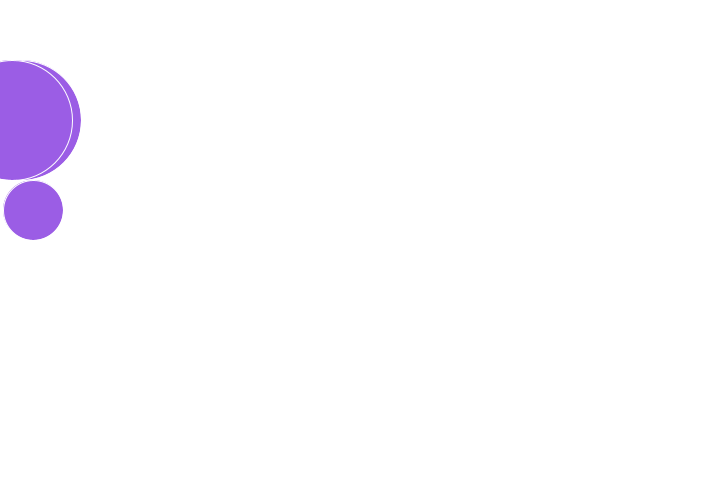
Frame 1 (no input)
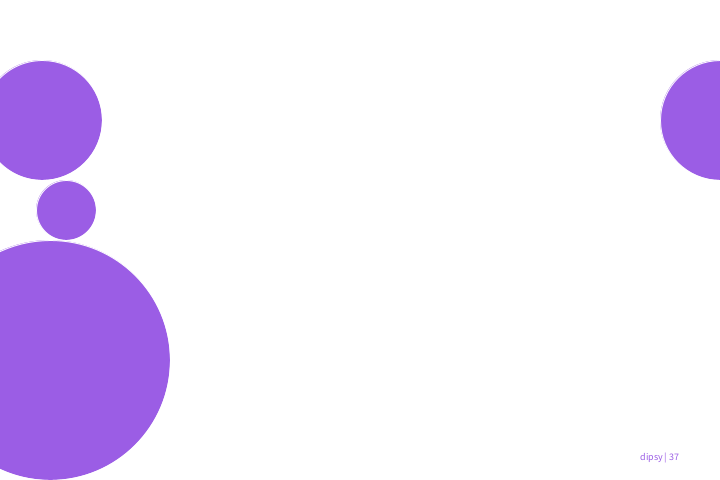
Frame 60 (the mouse pressed at the canvas centre just before this capture)
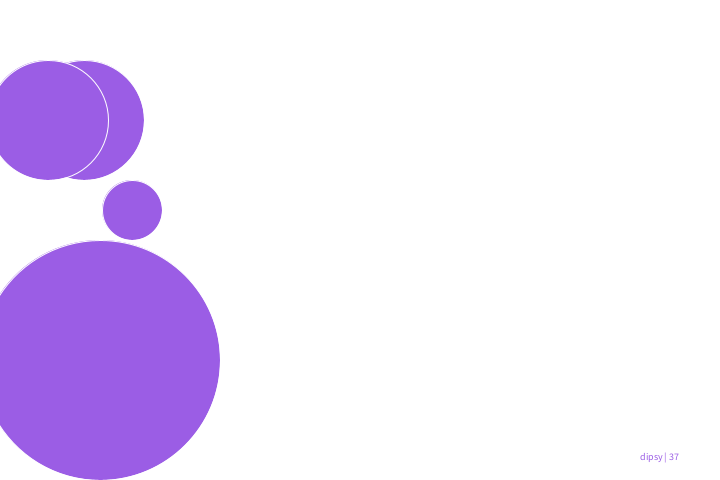
Frame 120 (the mouse held since frame 60 and released just before this capture)

The Processing sketch that drew these frames (run headless with seeded random() and noise(); from frame 60 on, the mouse is pressed at the canvas centre):

// Processing sketch: pattern37
// ── pattern37.pde
int a = 0;
int b = 0;
int c = 0;
int d = 0;

void setup() {
  size(720, 480);
  stroke(255);
}

void draw() {
  if(c>width){
  background(143, 247, 92);
  } else{
  background(255,255,255);
  }
  
textSize(10);
text("dipsy | 37",640,460);
  
  a = a + 25;
  b = b + 33; 
  c = c + 21;
  d = d + 12;
  circle(a, 360, height/2);
  fill(155, 93, 229);
  circle(b, 210, height/8);
  fill(155, 93, 229);
  circle(c, 120, height/4);
  fill(155, 93, 229);
  circle(d, 120, height/4);
  fill(155, 93, 229);
  
  if(a > width) {
    a = 0;
  if(b > width) {
    b = 0;
  if(c > width) {
    c = 0;
  if(d > width) {
    d = 0;
  }
  }
  }

    
  }
}
